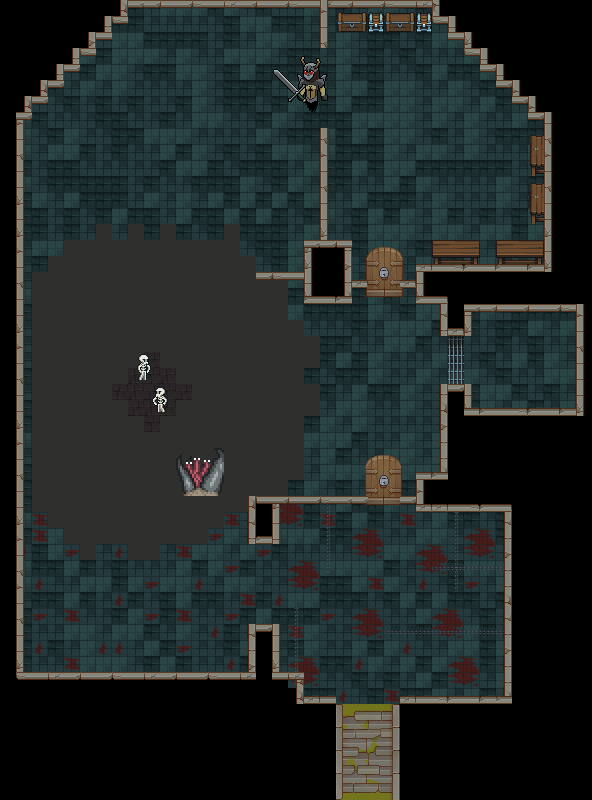

Below is a game level as drawn by its tile map, then a one-line description and the .tmx that defines it (tile-layer data replaced by summaries):
An orthogonal 37x50 tile map with 16x16 px tiles, 5 tile layers (Background, Pilar, 1flor, Wall1, ...), 15 tilesets and 43 objects (escadas, skeleton 2, skeleton 1, queda, worm cabeça, ...).

<map version="1.10" tiledversion="1.10.2" orientation="orthogonal" renderorder="right-down" width="37" height="50" tilewidth="16" tileheight="16" infinite="0" nextlayerid="12" nextobjectid="10">
 <tileset firstgid="1" name="TX Tileset Wall" tilewidth="16" tileheight="16" tilecount="1024" columns="32">
  <image source="Tiled block/TX Tileset Wall.png" width="512" height="512" />
  <tile id="82">
   <objectgroup draworder="index" id="2">
    <object id="1" x="0" y="0" width="8.09091" height="16" />
   </objectgroup>
  </tile>
  <tile id="85">
   <objectgroup draworder="index" id="2">
    <object id="1" x="8" y="0" width="8" height="16" />
   </objectgroup>
  </tile>
  <tile id="88">
   <objectgroup draworder="index" id="2">
    <object id="1" x="0" y="0" width="16" height="8" />
   </objectgroup>
  </tile>
  <tile id="89">
   <objectgroup draworder="index" id="2">
    <object id="1" x="0" y="0" width="16" height="8" />
   </objectgroup>
  </tile>
  <tile id="90">
   <objectgroup draworder="index" id="2">
    <object id="1" x="0" y="0" width="16" height="8" />
   </objectgroup>
  </tile>
  <tile id="91">
   <objectgroup draworder="index" id="2">
    <object id="1" x="0" y="0" width="16" height="8" />
   </objectgroup>
  </tile>
  <tile id="92">
   <objectgroup draworder="index" id="2">
    <object id="1" x="0" y="0" width="16" height="8" />
   </objectgroup>
  </tile>
  <tile id="93">
   <objectgroup draworder="index" id="2">
    <object id="1" x="0" y="0" width="16" height="8" />
   </objectgroup>
  </tile>
  <tile id="114">
   <objectgroup draworder="index" id="2">
    <object id="1" x="0" y="0" width="8.18182" height="16" />
   </objectgroup>
  </tile>
  <tile id="117">
   <objectgroup draworder="index" id="2">
    <object id="1" x="8" y="0" width="8" height="16" />
   </objectgroup>
  </tile>
  <tile id="146">
   <objectgroup draworder="index" id="2">
    <object id="1" x="0" y="0" width="8.09091" height="16" />
   </objectgroup>
  </tile>
  <tile id="149">
   <objectgroup draworder="index" id="2">
    <object id="1" x="8" y="0" width="8" height="16" />
   </objectgroup>
  </tile>
  <tile id="178">
   <objectgroup draworder="index" id="2">
    <object id="1" x="0" y="0" width="7.90909" height="16" />
   </objectgroup>
  </tile>
  <tile id="181">
   <objectgroup draworder="index" id="2">
    <object id="1" x="8" y="0" width="8" height="16" />
   </objectgroup>
  </tile>
  <tile id="210">
   <objectgroup draworder="index" id="2">
    <object id="1" x="0" y="0" width="8" height="16" />
   </objectgroup>
  </tile>
  <tile id="213">
   <objectgroup draworder="index" id="2">
    <object id="1" x="8" y="0" width="8" height="16" />
   </objectgroup>
  </tile>
  <tile id="242">
   <objectgroup draworder="index" id="2">
    <object id="1" x="0" y="0" width="8" height="16" />
   </objectgroup>
  </tile>
  <tile id="245">
   <objectgroup draworder="index" id="2">
    <object id="1" x="8" y="0" width="8" height="16" />
   </objectgroup>
  </tile>
 </tileset>
 <tileset firstgid="1025" name="mainlevbuild" tilewidth="16" tileheight="16" tilecount="2560" columns="64">
  <image source="Tiled block/mainlevbuild.png" width="1024" height="640" />
 </tileset>
 <tileset firstgid="3585" name="TX Struct" tilewidth="16" tileheight="16" tilecount="1024" columns="32">
  <image source="Tiled block/TX Struct.png" width="512" height="512" />
  <tile id="328">
   <objectgroup draworder="index" id="2">
    <object id="1" x="0" y="0" width="8" height="16" />
   </objectgroup>
  </tile>
  <tile id="331">
   <objectgroup draworder="index" id="2">
    <object id="1" x="8.90909" y="0" width="7.09091" height="16" />
   </objectgroup>
  </tile>
  <tile id="360">
   <objectgroup draworder="index" id="2">
    <object id="1" x="0" y="0" width="8" height="16" />
   </objectgroup>
  </tile>
  <tile id="363">
   <objectgroup draworder="index" id="2">
    <object id="1" x="8.81818" y="0" width="7.18182" height="16" />
   </objectgroup>
  </tile>
  <tile id="392">
   <objectgroup draworder="index" id="2">
    <object id="1" x="0" y="0" width="8" height="16" />
   </objectgroup>
  </tile>
  <tile id="395">
   <objectgroup draworder="index" id="2">
    <object id="1" x="8.90909" y="0" width="7.09091" height="16" />
   </objectgroup>
  </tile>
  <tile id="424">
   <objectgroup draworder="index" id="2">
    <object id="1" x="0" y="0" width="8" height="16" />
   </objectgroup>
  </tile>
  <tile id="427">
   <objectgroup draworder="index" id="2">
    <object id="1" x="9" y="0" width="7" height="16" />
   </objectgroup>
  </tile>
  <tile id="456">
   <objectgroup draworder="index" id="2">
    <object id="1" x="0" y="0" width="8.09091" height="16" />
   </objectgroup>
  </tile>
  <tile id="459">
   <objectgroup draworder="index" id="2">
    <object id="1" x="8.81818" y="0" width="7.18182" height="16" />
   </objectgroup>
  </tile>
  <tile id="488">
   <objectgroup draworder="index" id="2">
    <object id="1" x="0" y="0" width="8.18182" height="16" />
   </objectgroup>
  </tile>
  <tile id="491">
   <objectgroup draworder="index" id="2">
    <object id="1" x="8.90909" y="0" width="7.09091" height="16" />
   </objectgroup>
  </tile>
 </tileset>
 <tileset firstgid="4609" name="tf_A2_ashlands_1" tilewidth="16" tileheight="16" tilecount="192" columns="16">
  <image source="Tiled block/tf_A2_ashlands_1.png" width="256" height="192" />
 </tileset>
 <tileset firstgid="4801" name="Dungeon_Tileset" tilewidth="16" tileheight="16" tilecount="1280" columns="32">
  <image source="Tiled block/Dungeon_Tileset.png" width="512" height="640" />
 </tileset>
 <tileset firstgid="6081" name="TX Props" tilewidth="16" tileheight="16" tilecount="1024" columns="32">
  <image source="Tiled block/TX Props.png" width="512" height="512" />
  <tile id="289">
   <objectgroup draworder="index" id="2">
    <object id="1" x="13" y="0" width="3" height="9" />
   </objectgroup>
  </tile>
  <tile id="290">
   <objectgroup draworder="index" id="2">
    <object id="1" x="0" y="0" width="16" height="9" />
   </objectgroup>
  </tile>
  <tile id="291">
   <objectgroup draworder="index" id="2">
    <object id="1" x="0" y="0" width="16" height="9" />
   </objectgroup>
  </tile>
  <tile id="292">
   <objectgroup draworder="index" id="2">
    <object id="1" x="0" y="0" width="2" height="9" />
   </objectgroup>
  </tile>
 </tileset>
 <tileset firstgid="7105" name="Tiles" tilewidth="16" tileheight="16" tilecount="625" columns="25">
  <image source="Tiled block/Tiles.png" width="400" height="400" />
  <tile id="209">
   <objectgroup draworder="index" id="2">
    <object id="1" x="0" y="0" width="16" height="16" />
   </objectgroup>
  </tile>
  <tile id="234">
   <objectgroup draworder="index" id="2">
    <object id="1" x="0" y="0" width="16" height="16" />
   </objectgroup>
  </tile>
  <tile id="259">
   <objectgroup draworder="index" id="2">
    <object id="1" x="1" y="0" width="14" height="5" />
   </objectgroup>
  </tile>
 </tileset>
 <tileset firstgid="7730" name="Props" tilewidth="16" tileheight="16" tilecount="625" columns="25">
  <image source="Tiled block/Props.png" width="400" height="400" />
 </tileset>
 <tileset firstgid="8355" name="Decorations_tileset" tilewidth="16" tileheight="16" tilecount="100" columns="10">
  <image source="Tiled block/Decorations_tileset.png" width="160" height="160" />
 </tileset>
 <tileset firstgid="8455" name="NPC_510" tilewidth="16" tileheight="16" tilecount="9" columns="3">
  <image source="Tiled block/NPC_510.png" width="50" height="48" />
 </tileset>
 <tileset firstgid="8464" name="Dungeon_B" tilewidth="16" tileheight="16" tilecount="262" columns="16">
  <image source="Tiled block/Dungeon_B.png" width="256" height="256" />
  <tile id="0" />
  <tile id="1" />
  <tile id="2" />
  <tile id="3" />
  <tile id="4" />
  <tile id="5" />
  <tile id="6" />
  <tile id="7" />
  <tile id="8" />
  <tile id="9" />
  <tile id="10" />
  <tile id="11" />
  <tile id="12" />
  <tile id="13" />
  <tile id="14" />
  <tile id="15" />
  <tile id="16" />
  <tile id="17" />
  <tile id="18" />
  <tile id="19" />
  <tile id="20" />
  <tile id="21" />
  <tile id="22" />
  <tile id="23" />
  <tile id="24" />
  <tile id="25" />
  <tile id="26" />
  <tile id="27" />
  <tile id="28" />
  <tile id="29" />
  <tile id="30" />
  <tile id="31" />
  <tile id="32" />
  <tile id="33" />
  <tile id="34" />
  <tile id="35" />
  <tile id="36" />
  <tile id="37" />
  <tile id="38" />
  <tile id="39" />
  <tile id="40" />
  <tile id="41" />
  <tile id="42" />
  <tile id="43" />
  <tile id="44" />
  <tile id="45" />
  <tile id="46" />
  <tile id="47" />
  <tile id="48" />
  <tile id="49" />
  <tile id="50" />
  <tile id="51" />
  <tile id="52" />
  <tile id="53" />
  <tile id="54" />
  <tile id="55" />
  <tile id="56" />
  <tile id="57" />
  <tile id="58" />
  <tile id="59" />
  <tile id="60" />
  <tile id="61" />
  <tile id="62" />
  <tile id="63" />
  <tile id="64" />
  <tile id="65" />
  <tile id="66" />
  <tile id="67" />
  <tile id="68" />
  <tile id="69" />
  <tile id="70" />
  <tile id="71" />
  <tile id="72" />
  <tile id="73" />
  <tile id="74" />
  <tile id="75" />
  <tile id="76" />
  <tile id="77" />
  <tile id="78" />
  <tile id="79" />
  <tile id="80" />
  <tile id="81" />
  <tile id="82" />
  <tile id="83" />
  <tile id="84" />
  <tile id="85" />
  <tile id="86" />
  <tile id="87" />
  <tile id="88" />
  <tile id="89" />
  <tile id="90" />
  <tile id="91" />
  <tile id="92" />
  <tile id="93" />
  <tile id="94" />
  <tile id="95" />
  <tile id="96" />
  <tile id="97" />
  <tile id="98" />
  <tile id="99" />
  <tile id="100" />
  <tile id="101" />
  <tile id="102" />
  <tile id="103" />
  <tile id="104" />
  <tile id="105" />
  <tile id="106" />
  <tile id="107" />
  <tile id="108" />
  <tile id="109" />
  <tile id="110" />
  <tile id="111" />
  <tile id="112" />
  <tile id="113" />
  <tile id="114" />
  <tile id="115" />
  <tile id="116" />
  <tile id="117" />
  <tile id="118" />
  <tile id="119" />
  <tile id="120" />
  <tile id="121" />
  <tile id="122" />
  <tile id="123" />
  <tile id="124" />
  <tile id="125" />
  <tile id="126" />
  <tile id="127" />
  <tile id="128" />
  <tile id="129" />
  <tile id="130" />
  <tile id="131" />
  <tile id="132" />
  <tile id="133" />
  <tile id="134" />
  <tile id="135" />
  <tile id="136" />
  <tile id="137" />
  <tile id="138" />
  <tile id="139" />
  <tile id="140" />
  <tile id="141" />
  <tile id="142" />
  <tile id="143" />
  <tile id="144" />
  <tile id="145" />
  <tile id="146" />
  <tile id="147" />
  <tile id="148" />
  <tile id="149" />
  <tile id="150" />
  <tile id="151" />
  <tile id="152" />
  <tile id="153" />
  <tile id="154" />
  <tile id="155" />
  <tile id="156" />
  <tile id="157" />
  <tile id="158" />
  <tile id="159" />
  <tile id="160" />
  <tile id="161" />
  <tile id="162" />
  <tile id="163" />
  <tile id="164" />
  <tile id="165" />
  <tile id="166" />
  <tile id="167" />
  <tile id="168" />
  <tile id="169" />
  <tile id="170" />
  <tile id="171" />
  <tile id="172" />
  <tile id="173" />
  <tile id="174" />
  <tile id="175" />
  <tile id="176" />
  <tile id="177" />
  <tile id="178" />
  <tile id="179" />
  <tile id="180" />
  <tile id="181" />
  <tile id="182" />
  <tile id="183" />
  <tile id="184" />
  <tile id="185" />
  <tile id="186" />
  <tile id="187" />
  <tile id="188" />
  <tile id="189" />
  <tile id="190" />
  <tile id="191" />
  <tile id="192" />
  <tile id="193" />
  <tile id="194" />
  <tile id="195" />
  <tile id="196" />
  <tile id="197" />
  <tile id="198" />
  <tile id="199" />
  <tile id="200" />
  <tile id="201" />
  <tile id="202" />
  <tile id="203" />
  <tile id="204" />
  <tile id="205" />
  <tile id="206" />
  <tile id="207" />
  <tile id="208" />
  <tile id="209" />
  <tile id="210" />
  <tile id="211" />
  <tile id="212" />
  <tile id="213" />
  <tile id="214" />
  <tile id="215" />
  <tile id="216" />
  <tile id="217" />
  <tile id="218" />
  <tile id="219" />
  <tile id="220" />
  <tile id="221" />
  <tile id="222" />
  <tile id="223" />
  <tile id="224" />
  <tile id="225" />
  <tile id="226" />
  <tile id="227" />
  <tile id="228" />
  <tile id="229" />
  <tile id="230" />
  <tile id="231" />
  <tile id="232" />
  <tile id="233" />
  <tile id="234" />
  <tile id="235" />
  <tile id="236" />
  <tile id="237" />
  <tile id="238" />
  <tile id="239" />
  <tile id="240" />
  <tile id="241" />
  <tile id="242" />
  <tile id="243" />
  <tile id="244" />
  <tile id="245" />
  <tile id="246" />
  <tile id="247" />
  <tile id="248" />
  <tile id="249" />
  <tile id="250" />
  <tile id="251" />
  <tile id="252" />
  <tile id="253" />
  <tile id="254" />
  <tile id="255" />
  <tile id="2232" />
  <tile id="2233" />
  <tile id="2234" />
  <tile id="2280" />
  <tile id="2281" />
  <tile id="2282" />
 </tileset>
 <tileset firstgid="10747" name="AncientSkeletonLefttIdle" tilewidth="16" tileheight="16" tilecount="175" columns="35">
  <image source="Tiled block/AncientSkeletonLefttIdle.png" width="560" height="80" />
 </tileset>
 <tileset firstgid="10922" name="Death-Sheet" tilewidth="16" tileheight="16" tilecount="192" columns="48">
  <image source="Tiled block/Death-Sheet.png" width="768" height="64" />
 </tileset>
 <tileset firstgid="11114" name="skelly" tilewidth="16" tileheight="16" tilecount="56" columns="4">
  <image source="Tiled block/skelly.png" width="64" height="224" />
 </tileset>
 <tileset firstgid="11170" name="idle" tilewidth="16" tileheight="16" tilecount="24" columns="4">
  <image source="Tiled block/idle.png" width="64" height="96" />
 </tileset>
 <layer id="3" name="Background" width="37" height="50">
  <data>[1850 cells, 1273 non-empty, 28 distinct tile ids]</data>
 </layer>
 <layer id="6" name="Pilar" width="37" height="50">
  <data>[1850 cells, 37 non-empty, 7 distinct tile ids]</data>
 </layer>
 <layer id="4" name="1flor" width="37" height="50">
  <data>[1850 cells, 122 non-empty, 88 distinct tile ids]</data>
 </layer>
 <objectgroup id="7" name="Subir">
  <object id="1" name="escadas" x="345" y="759" width="46.5" height="40" />
 </objectgroup>
 <objectgroup id="11" name="inimigos">
  <object id="8" name="skeleton 2" x="135" y="352.333" width="17" height="31" />
  <object id="9" name="skeleton 1" x="151.833" y="384.5" width="17" height="31" />
 </objectgroup>
 <objectgroup id="8" name="Buraco">
  <object id="5" name="queda" x="224" y="512.333">
   <polygon points="0,0 0,15.75 -15.75,15.75 -15.5,32.25 -64,32 -63.75,48 -95.75,47.75 -95.25,32 -127.75,32 -127.75,48 -144.25,48 -144,32.25 -159.75,32 -159.75,16.25 -176,16.25 -176,0.25 -191.5,0.25 -191,-239.75 -175.75,-239.75 -175.75,-255.5 -160,-255.25 -159.5,-271.75 -128,-271.75 -127.75,-287.5 -111.75,-287.5 -112.5,-271.75 -96.5,-271.75 -95.75,-287.5 -80.25,-287.5 -80,-272 -63.75,-271.75 -63.75,-288 -48.5,-288 -48.25,-272 0,-272 0.5,-287.5 15.75,-288 16,-256 31.75,-255.75 31.5,-232.75 63.75,-232 64,-191.75 80.25,-192 80,-175.75 95.75,-176 96,-144.5 80,-144.5 80.25,-127.75 95.5,-127.75 96.25,-96 80.25,-96 80.25,-32 64.25,-31.75 64.25,-16.5 23.5,-16.75 23.5,0.25" />
  </object>
 </objectgroup>
 <objectgroup id="9" name="Boss">
  <object id="6" name="worm cabeça" x="173.333" y="448" width="54" height="52" />
  <object id="7" name="Boss sala 15" x="270.667" y="48.3333" width="66.3333" height="79" />
 </objectgroup>
 <layer id="1" name="Wall1" width="37" height="50">
  <data>[1850 cells, 227 non-empty, 38 distinct tile ids]</data>
 </layer>
 <layer id="2" name="Wall2" width="37" height="50">
  <data>[1850 cells, 39 non-empty, 14 distinct tile ids]</data>
 </layer>
</map>
